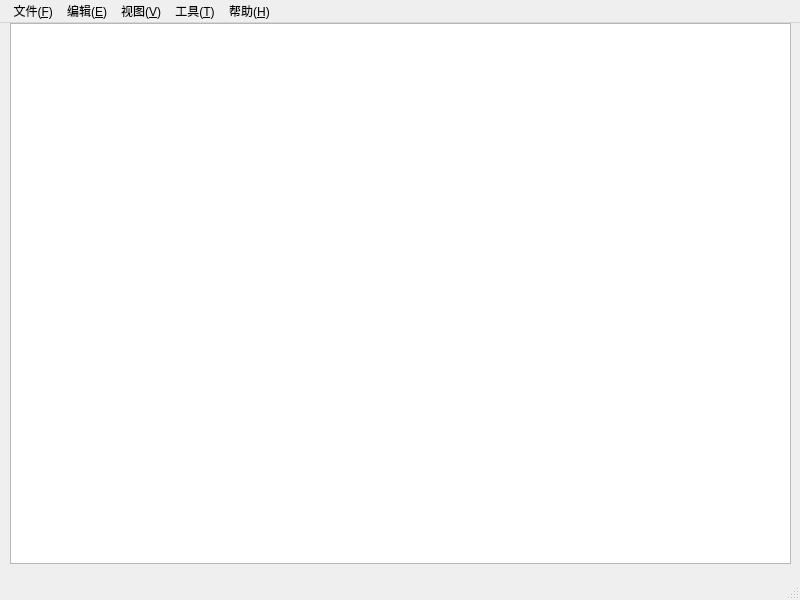
<?xml version="1.0" encoding="UTF-8"?>
<ui version="4.0">
 <class>MainWindow</class>
 <widget class="QMainWindow" name="MainWindow">
  <property name="geometry">
   <rect>
    <x>0</x>
    <y>0</y>
    <width>800</width>
    <height>600</height>
   </rect>
  </property>
  <property name="windowTitle">
   <string>MainWindow</string>
  </property>
  <widget class="QWidget" name="centralwidget">
   <widget class="QTextEdit" name="textEdit">
    <property name="geometry">
     <rect>
      <x>10</x>
      <y>0</y>
      <width>781</width>
      <height>541</height>
     </rect>
    </property>
    <property name="mouseTracking">
     <bool>true</bool>
    </property>
   </widget>
  </widget>
  <widget class="QMenuBar" name="menubar">
   <property name="geometry">
    <rect>
     <x>0</x>
     <y>0</y>
     <width>800</width>
     <height>29</height>
    </rect>
   </property>
   <property name="mouseTracking">
    <bool>false</bool>
   </property>
   <widget class="QMenu" name="menu">
    <property name="title">
     <string> 文件(&amp;F)</string>
    </property>
    <addaction name="newFileAct"/>
    <addaction name="openFileAct"/>
    <addaction name="savaFileAct"/>
    <addaction name="saveAsAct"/>
   </widget>
   <widget class="QMenu" name="menu_2">
    <property name="title">
     <string>编辑(&amp;E)</string>
    </property>
   </widget>
   <widget class="QMenu" name="menu_3">
    <property name="title">
     <string>视图(&amp;V)</string>
    </property>
   </widget>
   <widget class="QMenu" name="menu_4">
    <property name="title">
     <string>工具(&amp;T)</string>
    </property>
   </widget>
   <widget class="QMenu" name="menu_5">
    <property name="title">
     <string>帮助(&amp;H)</string>
    </property>
    <addaction name="aboutAct"/>
   </widget>
   <addaction name="menu"/>
   <addaction name="menu_2"/>
   <addaction name="menu_3"/>
   <addaction name="menu_4"/>
   <addaction name="menu_5"/>
  </widget>
  <widget class="QStatusBar" name="statusbar"/>
  <action name="openFileAct">
   <property name="text">
    <string>打开(&amp;O)</string>
   </property>
  </action>
  <action name="savaFileAct">
   <property name="text">
    <string>保存(&amp;S)</string>
   </property>
  </action>
  <action name="saveAsAct">
   <property name="text">
    <string>另存为(&amp;save as)</string>
   </property>
  </action>
  <action name="aboutAct">
   <property name="text">
    <string>关于</string>
   </property>
  </action>
  <action name="newFileAct">
   <property name="text">
    <string>新建(&amp;N)</string>
   </property>
  </action>
 </widget>
 <resources/>
 <connections/>
</ui>
